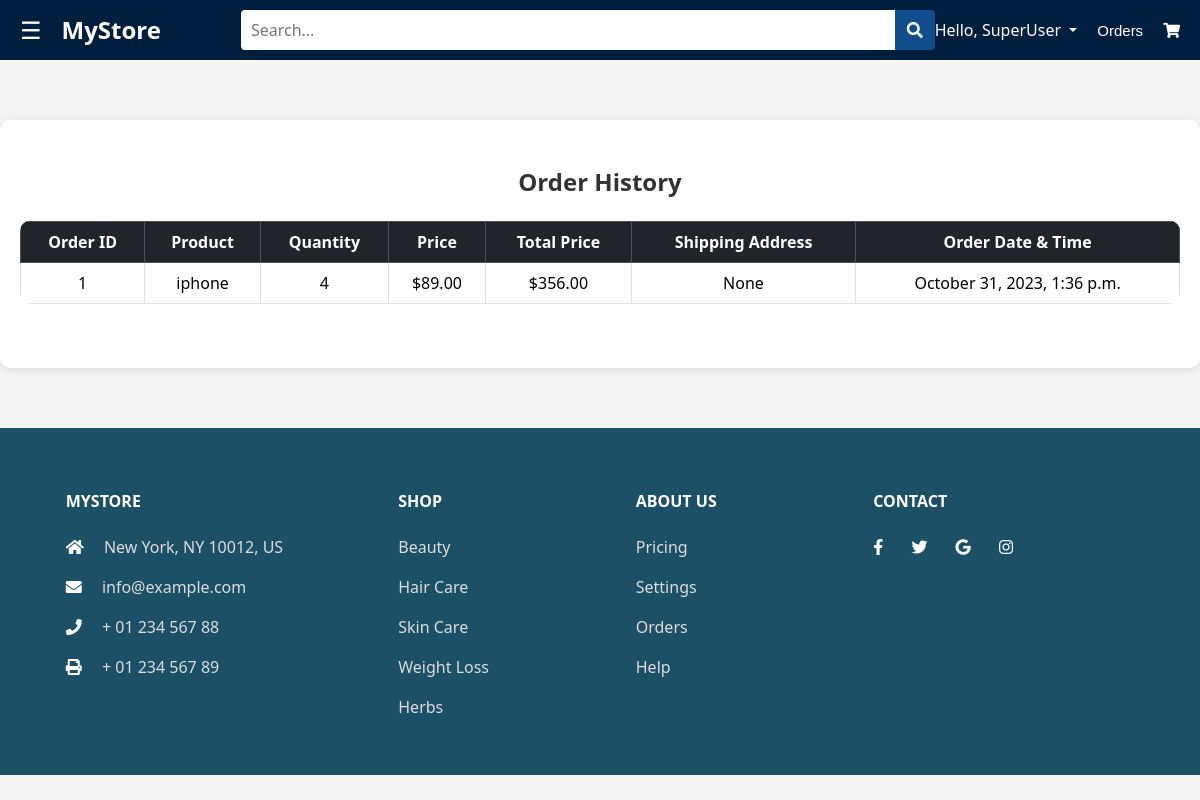
The app's page /orders-history/ (signed in), older data.
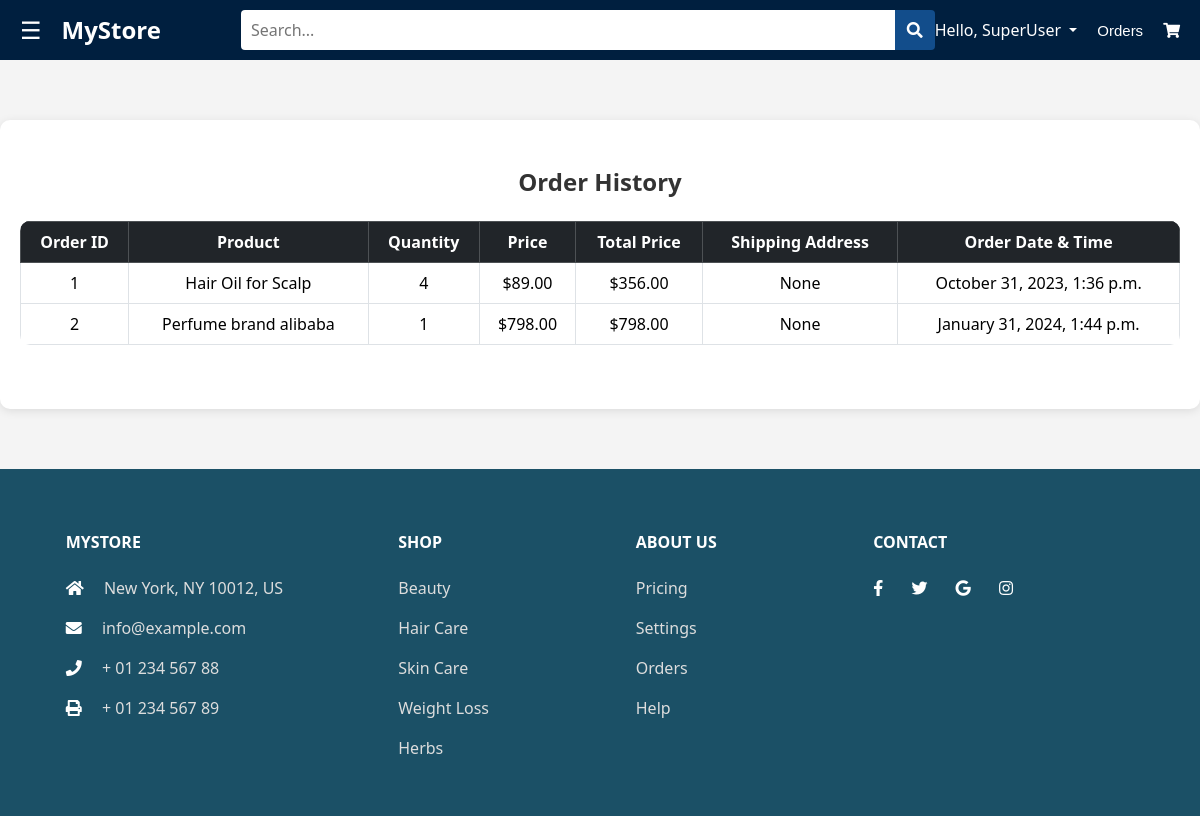
The same page, newer data.
### shop/models.py (models this page shows, shortened)
class Order(models.Model):
    user = models.ForeignKey(CustomUser, on_delete=models.CASCADE)
    product = models.ForeignKey(Product, on_delete=models.CASCADE)
    order_date = models.DateTimeField(auto_now_add=True)
    quantity = models.PositiveIntegerField(default=1)
    shipping_address = models.TextField(default=True)
    payment_method = models.CharField(max_length=50)

class Product(models.Model):
    name = models.CharField(max_length=200, null=True)
    description = models.CharField(max_length=200, null=True)
    price = models.DecimalField(max_digits=10, decimal_places=2, null=True)
    image = models.ImageField(upload_to='products/', default='products/products2.jpg')
    category = models.ForeignKey(Category, on_delete=models.CASCADE, null=True, blank=True)
    subcategory = models.ForeignKey(SubCategory, on_delete=models.CASCADE, null=True, blank=True)
    slug = models.SlugField(max_length=100, unique=True, null=True, blank=True)

class Category(models.Model):
    name = models.CharField(max_length=100, unique=True)
    image = models.ImageField(upload_to='products/', default='products/default.jpg')

### shop/views.py (the view)
# urls.py: path('orders-history/', OrderHistoryView.as_view(), name='orders-history'),
class OrderHistoryView(View):
    template_name = 'shop/order_history.html'
    def get(self, request):
        user = request.user
        if user.is_authenticated:
            orders = Order.objects.filter(user=user)
            for order in orders:
                order.total_price = order.product.price * order.quantity
        else:
            return redirect('login')
        context = {
            'user': user,
            'orders': orders,
        }
        return render(request, self.template_name, context)

### shop/context_processors.py (called while the page is built)
def categories(request):
    from .models import Category
    categories = Category.objects.all()
    return {'categories': categories}

### shop/templates/shop/order_history.html (shortened to what this page needs)
{% extends 'shop/base.html' %}
{% block content %}
<html lang="en">
<head>
    {% load static %}
    <link rel="stylesheet" type="text/css" href="{% static 'shop/css/order_history.css' %}">
</head>
<body>
<div class="order-history container py-5">
    <h4 class="text-center mb-4">Order History</h4>
    {% if orders %}
    <table class="table table-bordered table-hover">
        <thead class="table-dark">
        <tr>
            <th>Order ID</th>
            <th>Product</th>
            <th>Quantity</th>
            <th>Price</th>
            <th>Total Price</th>
            <th>Shipping Address</th>
            <th>Order Date & Time</th>
        </tr>
        </thead>
        <tbody>
        {% for order in orders %}
        <tr>
            <td>{{ order.id }}</td>
            <td>{{ order.product.name }}</td>
            <td>{{ order.quantity }}</td>
            <td>${{ order.product.price }}</td>
            <td>${{ order.total_price }}</td>
            <td>{{ order.shipping_address }}</td>
            <td>{{ order.order_date|date:"F j, Y, g:i a" }}</td>
        </tr>
        {% endfor %}
        </tbody>
    </table>
    {% endif %}
</div>
{% endblock %}

### shop/templates/shop/base.html (shortened to what this page needs)
<!DOCTYPE html>
<html lang="en">
<head>
    {% load static %}
    <link href="https://cdn.jsdelivr.net/npm/bootstrap-icons/font/bootstrap-icons.css" rel="stylesheet">
    <link rel="stylesheet" href="https://cdnjs.cloudflare.com/ajax/libs/font-awesome/5.15.3/css/all.min.css">
    <link href="https://cdn.jsdelivr.net/npm/bootstrap@5.3.2/dist/css/bootstrap.min.css" rel="stylesheet">
    <link rel="stylesheet" type="text/css" href="{% static 'shop/css/index.css' %}">
</head>
<body>
    <header class="header">
        <div>
            <span class="menu-icon" onclick="openNav()">&#9776;</span>
        </div>
        <a href="{% url 'index' %}" class="logo">MyStore</a>
        <form action="{% url 'custom_search' %}" class="search-bar">
            <input type="text" class="search-input" name="form" placeholder="Search..." required>
            <button type="submit" class="search-button"><i class="fa fa-search"></i></button>
        </form>
        {% if user.is_authenticated %}
        <ul class="navbar-nav ml-auto">
            <li class="nav-item dropdown">
                <a class="nav-link dropdown-toggle" href="#" id="navbarDropdown" role="button" data-bs-toggle="dropdown" aria-expanded="false">
                    Hello, {{ user.first_name }}
                </a>
            </li>
        </ul>
        {% else %}
        <ul class="header-links">
            <li><a href="{% url 'login' %}">Login</a></li>
            <li>|</li>
            <li><a style="margin-left:0px;" href="{% url 'register' %}">Sign up</a></li>
        </ul>
        {% endif %}
        <ul class="header-links">
            <li><a href="{% url 'orders-history' %}">Orders</a></li>
            <li><a href="{% url 'cart_view' %}"><i class="fas fa-shopping-cart"></i></a></li>
        </ul>
    </header>
    <main>
        {% block content %}
        {% endblock content %}
    </main>
    <footer class="text-center text-lg-start text-muted mt-5">
        <section class="text-color p-3 nd">
            <div class="container text-center text-md-start mt-5">
                <div class="row mt-3">
                    <div class="col-md-4 col-lg-3 col-xl-3 mx-auto mb-md-0 mb-4">
                        <h6 class="text-uppercase fw-bold mb-4">MyStore</h6>
                        <p><i class="fas fa-home me-3"></i> New York, NY 10012, US</p>
                        <p><i class="fas fa-envelope me-3"></i> info@example.com</p>
                        <p><i class="fas fa-phone me-3"></i> + 01 234 567 88</p>
                        <p><i class="fas fa-print me-3"></i> + 01 234 567 89</p>
                    </div>
                    <div class="col-md-2 col-lg-2 col-xl-2 mx-auto mb-4">
                        <h6 class="text-uppercase fw-bold mb-4">Shop</h6>
                        {% for category in categories %}
                        <p><a href="#!" class="text-reset">{{ category.name }}</a></p>
                        {% endfor %}
                    </div>
                    <div class="col-md-3 col-lg-2 col-xl-2 mx-auto mb-4">
                        <h6 class="text-uppercase fw-bold mb-4">About Us</h6>
                        <p><a href="#!" class="text-reset">Pricing</a></p>
                        <p><a href="#!" class="text-reset">Settings</a></p>
                        <p><a href="#!" class="text-reset">Orders</a></p>
                        <p><a href="#!" class="text-reset">Help</a></p>
                    </div>
                    <div class="col-md-3 col-lg-4 col-xl-3 mx-auto mb-4">
                        <h6 class="text-uppercase fw-bold mb-4">Contact</h6>
                        <a href="" class="me-4 text-reset"><i class="fab fa-facebook-f"></i></a>
                        <a href="" class="me-4 text-reset"><i class="fab fa-twitter"></i></a>
                        <a href="" class="me-4 text-reset"><i class="fab fa-google"></i></a>
                        <a href="" class="me-4 text-reset"><i class="fab fa-instagram"></i></a>
                    </div>
                </div>
            </div>
        </section>
    </footer>
</body>
</html>

Row changes from the older to the newer data that the page shows:
changed through a linked row, Order id 1: product.name "iphone" → "Hair Oil for Scalp"
added Order: id "2", product.name "Perfume brand alibaba", quantity "1", product.price "798.00", total_price "798.00", shipping_address "None", order_date "January 31, 2024, 1:44 p.m."
